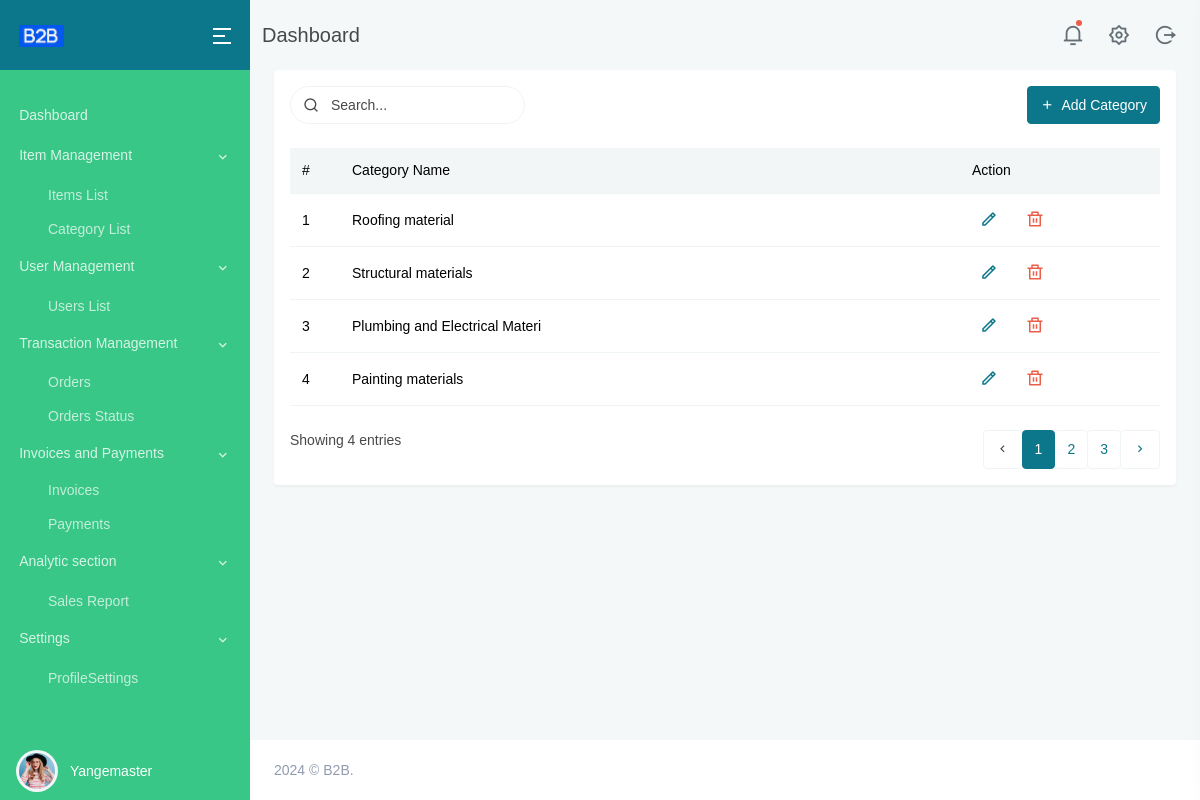
Page /categories/ (signed in) on the committed database.
### main/models.py (models this page shows, shortened)
class Category(models.Model):
    category = models.CharField(max_length=30)

### main/views.py (the view)
# urls.py: path('categories/', views.category_list, name='category_list'),
@login_required
def category_list(request):
    categories = Category.objects.all()
    return render(request, 'category.html', {'categories': categories})

### templates/category.html (shortened to what this page needs)
{% extends "base.html" %}
{% load static %}
{% block content %}
<div class="main-content">
    <div class="page-content">
        <div class="container-fluid">
            <div class="row">
                <div class="col-lg-12">
                    <div class="card">
                        <div class="card-body">
                            <div class="row mb-2">
                                <div class="col-md-6">
                                    <div class="form-inline float-md-start mb-3">
                                        <div class="search-box me-2">
                                            <div class="position-relative">
                                                <input type="text" class="form-control border" placeholder="Search...">
                                                <i class="ri-search-line search-icon"></i>
                                            </div>
                                        </div>
                                    </div>
                                </div>
                                <div class="col-md-6">
                                    <div class="mb-3 float-end">
                                        <a href="{% url 'add_category' %}" class="btn btn-primary">
                                            <i class="mdi mdi-plus me-1"></i> Add Category
                                        </a>
                                    </div>
                                </div>
                            </div>
                            <div class="table-responsive mb-4">
                                <table class="table table-hover table-nowrap align-middle mb-0">
                                    <thead class="bg-light">
                                        <tr>
                                            <th scope="col" style="width: 50px;">#</th>
                                            <th scope="col">Category Name</th>
                                            <th scope="col" style="width: 200px;">Action</th>
                                        </tr>
                                    </thead>
                                    <tbody>
                                        {% for category in categories %}
                                        <tr>
                                            <th scope="row">{{ forloop.counter }}</th>
                                            <td>{{ category.category }}</td>
                                            <td>
                                                <ul class="list-inline mb-0">
                                                    <li class="list-inline-item">
                                                        <a href="{% url 'edit_category' category.pk %}" class="px-2 text-primary"><i class="ri-pencil-line font-size-18"></i></a>
                                                    </li>
                                                    <li class="list-inline-item">
                                                        <a href="{% url 'delete_category' category.pk %}" class="px-2 text-danger"><i class="ri-delete-bin-line font-size-18"></i></a>
                                                    </li>
                                                </ul>
                                            </td>
                                        </tr>
                                        {% empty %}
                                        <tr>
                                            <td colspan="3" class="text-center">No categories found.</td>
                                        </tr>
                                        {% endfor %}
                                    </tbody>
                                </table>
                            </div>
                            <div class="row mt-4">
                                <div class="col-sm-6">
                                    <div>
                                        <p class="mb-sm-0">Showing {{ categories|length }} entries</p>
                                    </div>
                                </div>
                                <div class="col-sm-6">
                                    <div class="float-sm-end">
                                        <ul class="pagination mb-sm-0">
                                            <li class="page-item disabled">
                                                <a href="#" class="page-link"><i class="mdi mdi-chevron-left"></i></a>
                                            </li>
                                            <li class="page-item active">
                                                <a href="#" class="page-link">1</a>
                                            </li>
                                            <li class="page-item">
                                                <a href="#" class="page-link">2</a>
                                            </li>
                                            <li class="page-item">
                                                <a href="#" class="page-link">3</a>
                                            </li>
                                            <li class="page-item">
                                                <a href="#" class="page-link"><i class="mdi mdi-chevron-right"></i></a>
                                            </li>
                                        </ul>
                                    </div>
                                </div>
                            </div>
                        </div>
                    </div>
                </div>
            </div>
        </div>
    </div>
</div>
{% endblock %}

### templates/base.html (shortened to what this page needs)
{% load static %}
<!doctype html>
<html lang="en">
    <head>
    <link href="{% static 'assets/libs/jsvectormap/css/jsvectormap.min.css' %}" rel="stylesheet" type="text/css">
    <link href="{% static 'assets/css/bootstrap.min.css' %}" id="bootstrap-style" rel="stylesheet" type="text/css">
    <link href="{% static 'assets/css/icons.min.css' %}" rel="stylesheet" type="text/css">
    <link href="{% static 'assets/css/app.min.css' %}" id="app-style" rel="stylesheet" type="text/css">
    <link href="https://unicons.iconscout.com/release/v4.0.0/css/unicons.css" rel="stylesheet">
    </head>
    <body data-sidebar="colored">
        <div id="layout-wrapper">
            <header id="page-topbar">
                <div class="navbar-header">
                    <div class="d-flex">
                      <div class="page-title-box align-self-center d-none d-md-block">
                        <h4 class="page-title mb-0">Dashboard</h4>
                      </div>
                    </div>
                    <div class="d-flex">
                        <div class="dropdown d-inline-block">
                            <button type="button" class="btn header-item noti-icon waves-effect" id="page-header-notifications-dropdown" data-bs-toggle="dropdown" aria-expanded="false">
                                <i class="ri-notification-3-line"></i>
                                <span class="noti-dot"></span>
                            </button>
                        </div>
                        <div class="dropdown d-inline-block">
                            <a href="{% url 'settings' %}">
                                <button type="button" class="btn header-item noti-icon right-bar-toggle waves-effect">
                                    <i class="ri-settings-2-line"></i>
                                </button>
                            </a>
                        </div>
                        <div class="dropdown d-inline-block">
                            <a href="{% url 'logout' %}">
                                <button type="button" class="btn header-item noti-icon right-bar-toggle waves-effect">
                                    <i class="ri-logout-circle-r-line"></i>
                                </button>
                            </a>
                        </div>
                    </div>
                </div>
            </header>
            <div class="vertical-menu bg-success">
                 <div class="navbar-brand-box">
                    <a href="{% url 'index' % }" class="logo logo-light">
                        <span class="logo-lg">
                        <img src="{% static 'assets/images/B2B.png' %}" alt="logo-light" height="22">
                        </span>
                    </a>
                </div>
                <button type="button" class="btn btn-sm px-3 font-size-24 header-item waves-effect vertical-menu-btn" id="vertical-menu-btn">
                    <i class="ri-menu-2-line align-middle"></i>
                </button>
                <div data-simplebar="" class="vertical-scroll">
                    <div id="sidebar-menu">
                         <ul class="metismenu list-unstyled" id="side-menu">
                            <li>
                                <a href="{% url 'index' % }" class="waves-effect">
                                    <span>Dashboard</span>
                                </a>
                            </li>
                            <li>
                                <a href="javascript: void(0);" class="has-arrow waves-effect">
                                    <span>Item Management </span>
                                </a>
                                <ul class="sub-menu" aria-expanded="false">
                                    <li><a href="{% url 'item_list' %}">Items List</a></li>
                                    <li><a href="{% url 'category_list' %}">Category  List</a></li>
                                </ul>
                            </li>
                            <li>
                                <a href="javascript: void(0);" class="has-arrow waves-effect">
                                    <span>User Management </span>
                                </a>
                                <ul class="sub-menu" aria-expanded="false">
                                    <li><a href="{% url 'userslist' %}">Users List</a></li>
                                </ul>
                            </li>
                            <li>
                                <a href="javascript: void(0);" class="has-arrow waves-effect">
                                    <span>Transaction Management</span>
                                </a>
                                        <ul class="sub-menu" aria-expanded="false">
                                            <li><a href="{% url 'orders' %}">Orders</a></li>
                                            <li><a href="">Orders Status</a></li>
                                        </ul>
                            </li>
                                    <li>
                                        <a href="javascript: void(0);" class="has-arrow">Invoices and Payments</a>
                                        <ul class="sub-menu" aria-expanded="false">
                                            <li><a href="{% url 'invoices'%}">Invoices</a></li>
                                            <li><a href="{% url 'payments' %}">Payments</a></li>
                                        </ul>
                                    </li>
                            <li>
                                <a href="javascript: void(0);" class="has-arrow waves-effect">
                                    <span>Analytic section</span>
                                </a>
                                <ul class="sub-menu" aria-expanded="true">
                                    <li><a href="#">Sales Report</a></li>
                                </ul>
                            </li>
                            <li>
                                <a href="javascript: void(0);" class="has-arrow waves-effect">
                                    <span>Settings</span>
                                </a>
                                <ul class="sub-menu" aria-expanded="true">
                                    <li><a href="{% url 'settings'%}">ProfileSettings</a></li>
                                </ul>
                            </li>
                     </ul>
                    </div>
                </div>
                <div class="dropdown px-3 sidebar-user sidebar-user-info">
                    <button type="button" class="btn w-100 px-0 border-0" id="page-header-user-dropdown" data-bs-toggle="dropdown" aria-haspopup="true" aria-expanded="false">
                        <span class="d-flex align-items-center">
                            <div class="flex-shrink-0">
                                    <img src="{% static 'assets/images/users/avatar-2.jpg' %}" class="img-fluid header-profile-user rounded-circle" alt="">
                            </div>
                            <div class="flex-grow-1 ms-2 text-start">
                                <span class="ms-1 fw-medium user-name-text">{{ request.user.username }}</span>
                            </div>
                        </span>
                    </button>
                </div>
            </div>
    {% block content %}
    {% endblock content %}
            <footer class="footer">
                <div class="container-fluid">
                    <div class="row">
                        <div class="col-sm-6">
                            <script>document.write(new Date().getFullYear())</script> © B2B.
                        </div>
                    </div>
                </div>
            </footer>
        </div>
</body>
</html>

### rows in the picture
Category: category "Roofing material"
Category: category "Structural materials"
Category: category "Plumbing and Electrical Materi"
Category: category "Painting materials"

### other values in the picture
{{ request.user.username }} "Yangemaster"
{{ categories|length }} "4"
